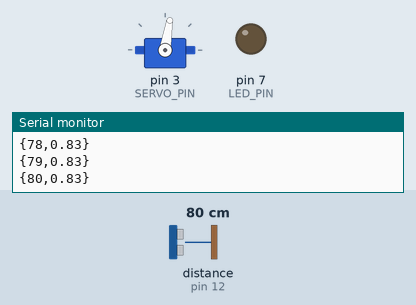
Recording of a program running on a simulated Arduino Uno, built with avr-gcc and run on an emulated ATmega328P. On the bench: servo, output pins drawn as LEDs (lit = HIGH), the last lines printed to the serial monitor. Wiring (inferred from the names in the program): ultrasonic range finder: trigger pin 13; echo pin 12. The test bench sets the inputs (shaded band); at power-on: distance to the obstacle (sensor on pin 12) 80 cm. The echo pulse lasts 58.3 µs per cm; pins used as bus, display or sensor lines are not drawn.

Above: at 1.2 s.
1.3 s: distance to the obstacle (sensor on pin 12) set to 2 cm
At 1.8 s:
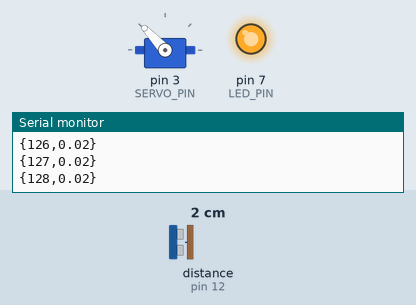
4.3 s: distance to the obstacle (sensor on pin 12) set to 250 cm
At 4.81 s:
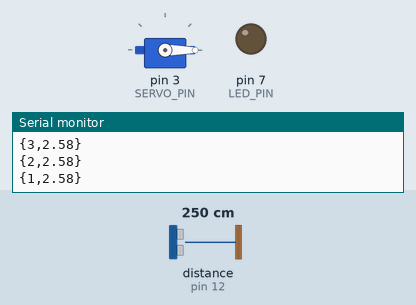
7.3 s: distance to the obstacle (sensor on pin 12) set to 35 cm
At 8.3 s:
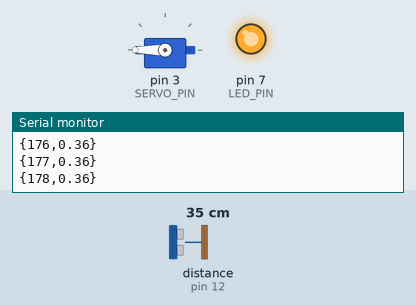
10.3 s: distance to the obstacle (sensor on pin 12) set to 60 cm
At 13.9 s:
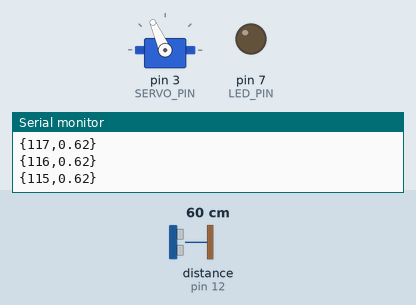
Timing chart, 0 to 14.3 s (numbered marks = the images above; inputs shaded):
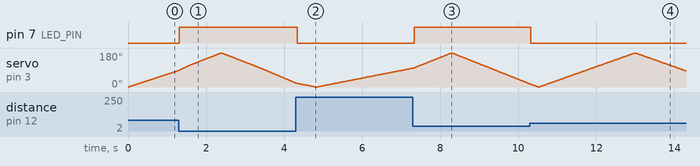

Measured:
- after the input at 1.3 s, pin 7 (LED_PIN): LOW → HIGH at once
- after the input at 4.3 s, pin 7 (LED_PIN): HIGH → LOW at once
- after the input at 7.3 s, pin 7 (LED_PIN): LOW → HIGH at once
- after the input at 10.3 s, pin 7 (LED_PIN): HIGH → LOW at once

The program:

main.cpp
```cpp
#include <Arduino.h>
#include <Servo.h>
#include <string.h>

using namespace std;

// parameters regarding sensor
#define TIME_DELAY 9
#define SOUND_SPEED 330 // meters per second
#define MAX_DIST 3 // meters

// pins on the arduino NANO
#define SERVO_PIN 3
#define TRIG_PIN 13
#define ECHO_PIN 12
#define LED_PIN 7


Servo servo;
void setup() {
  Serial.begin(9600);

  // Initializing the servo
  servo.attach(SERVO_PIN);

  //setting the pins values
  pinMode(LED_PIN, OUTPUT);
  pinMode(TRIG_PIN, OUTPUT);
  pinMode(ECHO_PIN, INPUT);
}

float get_distance() {
  float duration, distance;
  digitalWrite(TRIG_PIN, LOW);  // Added this line
  delayMicroseconds(2); // Added this line
  digitalWrite(TRIG_PIN, HIGH);
//  delayMicroseconds(1000); - Removed this line
  delayMicroseconds(10); // Added this line
  digitalWrite(TRIG_PIN, LOW);
  duration = pulseIn(ECHO_PIN, HIGH);
  duration /= 932156.1338; // converting the pulse duration to seconds. The value was determined experimentally
  distance = duration * SOUND_SPEED / 2;

  return distance;
}

void send_vals(int angle, float distance) {
  Serial.print("{");
  Serial.print(angle);
  Serial.print(",");
  Serial.print(distance);
  Serial.println("}");
}


void loop() {
  for (int angle=0; angle<=180; angle++) {
    servo.write(angle);
    double distance = get_distance();
//    double distance = get_dur();
    delay(TIME_DELAY);
    if (Serial.read())
      send_vals(angle, distance);
    if (distance <= 0.5) {  // This is where the LED On/Off happens
      digitalWrite(LED_PIN, HIGH); // When the Red condition is met, the Green LED should turn off
      continue;
    }else {
      digitalWrite(LED_PIN, LOW);
      continue;
    }

  }
  for (int angle=180; angle>=0; angle--) {
    servo.write(angle);
    double distance = get_distance();
//      double distance = get_dur();
    delay(TIME_DELAY);
    if (Serial.read())
      send_vals(angle, distance);
    if (distance <= 0.5)  {// This is where the LED On/Off happens
      digitalWrite(LED_PIN, HIGH); // When the Red condition is met, the Green LED should turn off
      continue;
    }else {
      digitalWrite(LED_PIN, LOW);
      continue;
    }
  }
}
```
